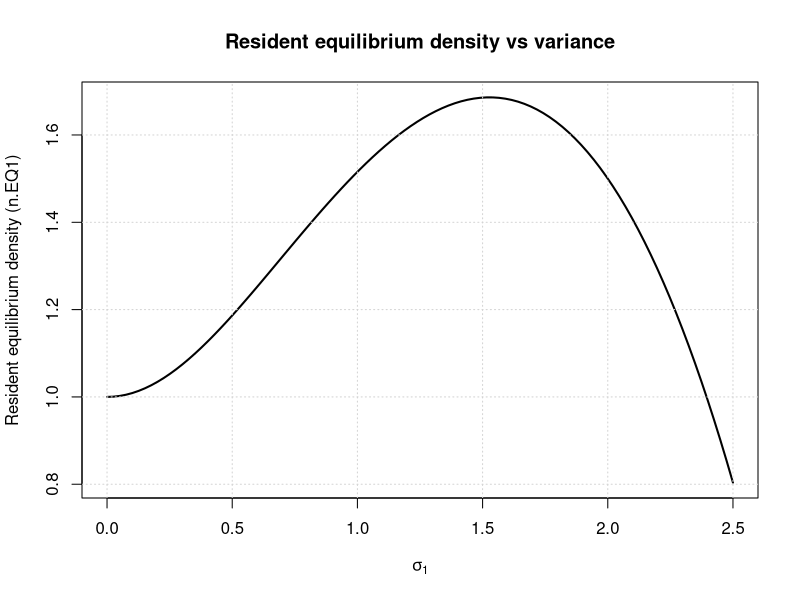

Recreate this plot in R.
# Manuscript Figure S!
# resident eq. population density as a function of its variance. 


# Parameter values
w       <- 1
theta1  <- 8
K1      <- 1

g1 <- 1/theta1

# Sequence of sigma1 values
sigma1.seq <- seq(0, 2.5, length.out = 100)  
V1.seq <- sigma1.seq^2

# Calculate n.EQ1 for each variance
n.EQ1.seq <- sapply(V1.seq, function(V1) {
  Omega1 <- sqrt(w^2 + 2*V1)
  (Omega1 / w) * (K1 - g1 * V1)
})

pdf("FigureS1_density-variance.pdf", width = 6, height = 4)

# Plot
plot(sigma1.seq, n.EQ1.seq, type = "l", lwd = 2,
     xlab = expression(sigma[1]),
     ylab = "Resident equilibrium density (n.EQ1)",
     main = "Resident equilibrium density vs variance")
grid()

dev.off()




